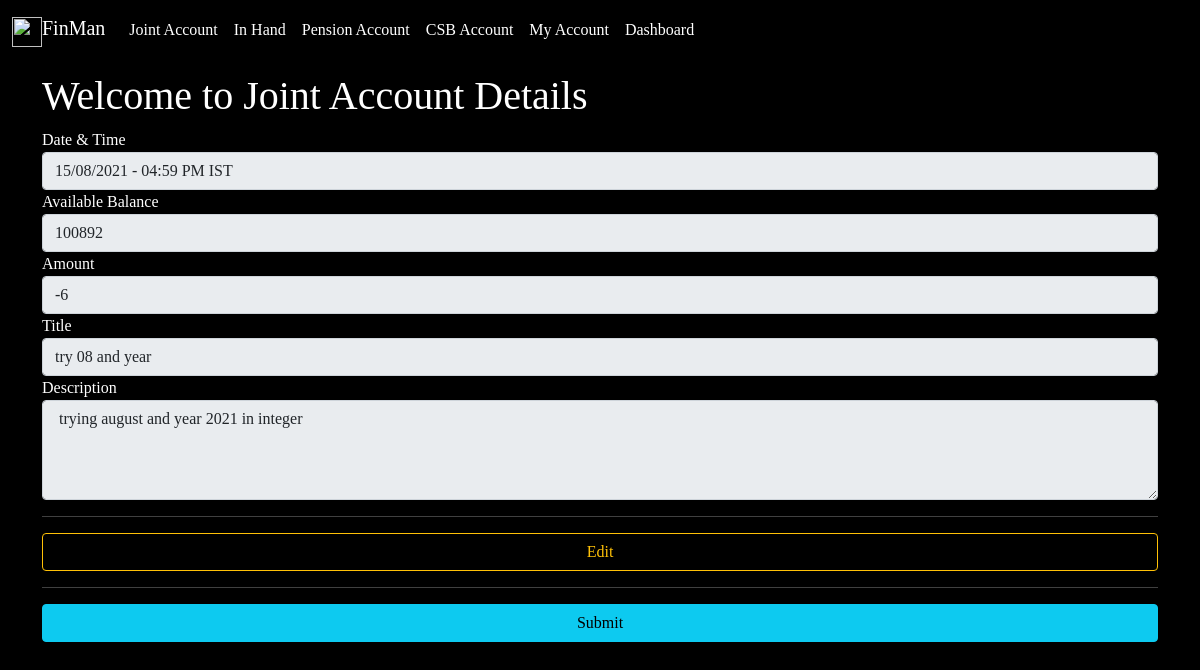
/jointaccountdetails/16, run on the app's committed database.
### FinManApp/models.py (models this page shows, shortened)
class JointAccountModel(models.Model):
    date_time  = models.CharField(max_length=200 ,null=True)
    available_balance =  models.CharField(max_length=200 ,null=True)
    amount = models.IntegerField(null=True)
    title =  models.CharField(max_length=200 ,null=True)
    description =  models.TextField(null=True)
    month = models.CharField(max_length=200 ,blank=True)
    year = models.CharField(max_length=200 ,blank=True)

### FinManApp/views.py (the view)
# urls.py: path('jointaccountdetails/<JointAccountModel_id>', views.jointaccountdetails, name = 'jointaccountdetails'),
def jointaccountdetails(request,JointAccountModel_id):
    try:
        item = JointAccountModel.objects.get(pk=JointAccountModel_id)
        if request.method == 'POST':
            item.amount=request.POST["amount"]
            item.title=request.POST["title"]
            item.description=request.POST["description"]
            item.save()
            all_item=JointAccountModel.objects.all
            return redirect('jointaccountstatement')
        else:
            item = JointAccountModel.objects.get(pk=JointAccountModel_id)
            return render(request, "jointaccountdetails.html" ,{'item':item})
    except:
        return redirect('jointaccountstatement')

### FinManApp/templates/jointaccountdetails.html (shortened to what this page needs)
{% extends 'menubar.html' %}
{% block content %}
<br><br><br>
    <h1>Welcome to Joint Account Details</h1>
    <form method="POST">
        <label>Date & Time</label>
        <input id="date_time" name="date_time" type="text" class="form-control" value="{{item.date_time}}" readonly>
        <label>Available Balance</label>
        <input id="available_balance" name="available_balance" type="text" class="form-control" value="{{item.available_balance}}" readonly>
        <label>Amount</label>
        <input id="amount" name="amount" type="number" class="form-control" value="{{item.amount}}" readonly>
        <label>Title</label>
        <input id="title" name="title" type="text" class="form-control" value="{{item.title}}" disabled="true">
        <label>Description</label>
        <textarea id="description" name="description" type="text" class="form-control" disabled="true" style="height: 100px;"> {{item.description}}  </textarea>
    <hr>
    <div class="d-grid gap-2">
        <button type="button" class="btn btn-outline-warning" onclick="enabled()">Edit</button>
    </div>
    <hr>
    <div class="d-grid gap-2">
        <button type="submit" class="btn btn-info" id="but1" name="submit">Submit</button>
    </div>
    <br>
    </form>
{% endblock %}

### FinManApp/templates/menubar.html (style rules this page uses)
body { background: black; }

### data on the page
JointAccountModel: date_time "15/08/2021 - 04:59 PM IST", available_balance "100892", amount "-6", title "try 08 and year", description "trying august and year 2021 in integer"
